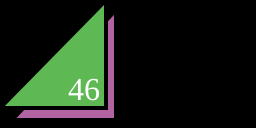
Frame 1 (no input)
Frame 60 (no input): identical to frame 1, image omitted
Frame 120 (the mouse pressed at the canvas centre since frame 60): identical to frame 1, image omitted

The p5.js sketch that drew this single still picture (run headless with seeded random() and noise() and a simulated clock; from frame 60 on, the mouse is pressed at the canvas centre):

// p5.js sketch
// ── sketch.js
function setup() {
  createCanvas(256,128);
}

function draw() {
  background(0);
  strokeWeight(4);
  fill(178, 100, 162);
  triangle(12,120,116,120,116,10);
  fill(94, 185, 84);
  triangle(0,108,106,108,106,0);
  fill(255);
  textSize(32);
  textFont("serif");
  text("46", 68, 100);
}
